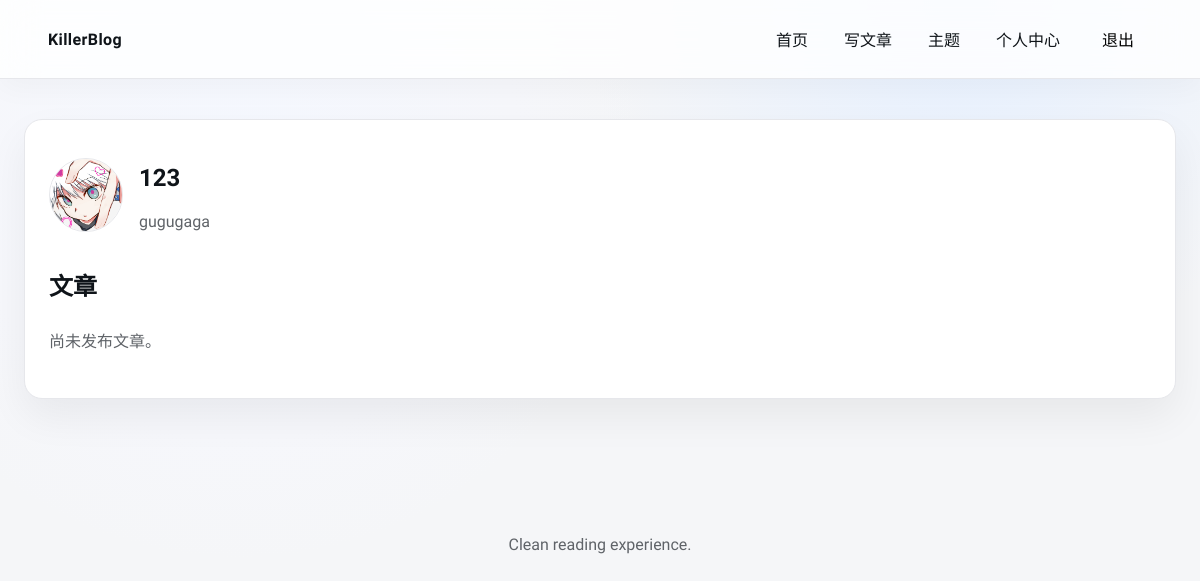
Screenshot of /accounts/profile/123/ (signed in) with the database file from the repository.
### accounts/models.py (models this page shows, shortened)
class User(AbstractUser):
    email = models.EmailField('邮箱', unique=True)
    avatar = models.ImageField('头像', upload_to='avatars/', blank=True, null=True)
    bio = models.TextField('简介', blank=True)
    REQUIRED_FIELDS = ['email']
    class Meta:
        verbose_name = '用户'
        verbose_name_plural = '用户'

### accounts/views.py (the view)
# urls.py: path('profile/', profile, name='profile'),
@login_required
def profile(request, username=None):
    target = get_object_or_404(User, username=username) if username else request.user
    return render(request, 'accounts/profile.html', {'profile_user': target})

### templates/accounts/profile.html (shortened to what this page needs)
{% extends 'base.html' %}
{% block content %}
<section class="profile">
  <div class="profile__header">
    {% if profile_user.avatar %}<img class="avatar" src="{{ profile_user.avatar.url }}" alt="头像">{% endif %}
    <div>
      <h1>{{ profile_user.username }}</h1>
      <p class="muted">{{ profile_user.bio }}</p>
    </div>
  </div>
  <div class="profile__posts">
    <h2>文章</h2>
    <ul>
      {% for post in profile_user.posts.all %}
        <li><a href="{{ post.get_absolute_url }}">{{ post.title }}</a> <span class="muted">· {{ post.created_at|date:"Y-m-d" }}</span></li>
      {% empty %}<li class="muted">尚未发布文章。</li>{% endfor %}
    </ul>
  </div>
</section>
{% endblock %}

### static/css/main.css (style rules this page uses)
:root { --bg: #f5f6f8; --text: #0f1419; --muted: #5f6368; --card: rgba(255, 255, 255, 0.9); --border: #e6e7eb; --accent: #0071e3; --accent-soft: #e9f1ff; --danger: #d70015; --shadow: 0 18px 40px rgba(0, 0, 0, 0.06); font-family: 'SF Pro Display', 'Helvetica Neue', Arial, sans-serif; }
body.page { margin: 0; background: radial-gradient(circle at 20% 20%, #f5f8ff, #f6f7fb 24%, transparent 35%), radial-gradient(circle at 80% 0%, #e6f0ff, #f5f6f8 30%, transparent 45%), var(--bg); color: var(--text); min-height: 100vh; }
.profile { background: #fff; padding: 24px; border-radius: 18px; border: 1px solid var(--border); box-shadow: var(--shadow); }
.profile__header { display: flex; gap: 16px; align-items: center; }
.profile__header .avatar { width: 72px; height: 72px; border-radius: 50%; object-fit: cover; border: 1px solid var(--border); }
.profile__posts ul { list-style: none; padding: 0; }
.profile__posts li { padding: 6px 0; }
.muted { color: var(--muted); }

### rows the page displays
User: avatar (picture), username "123", bio "gugugaga"
